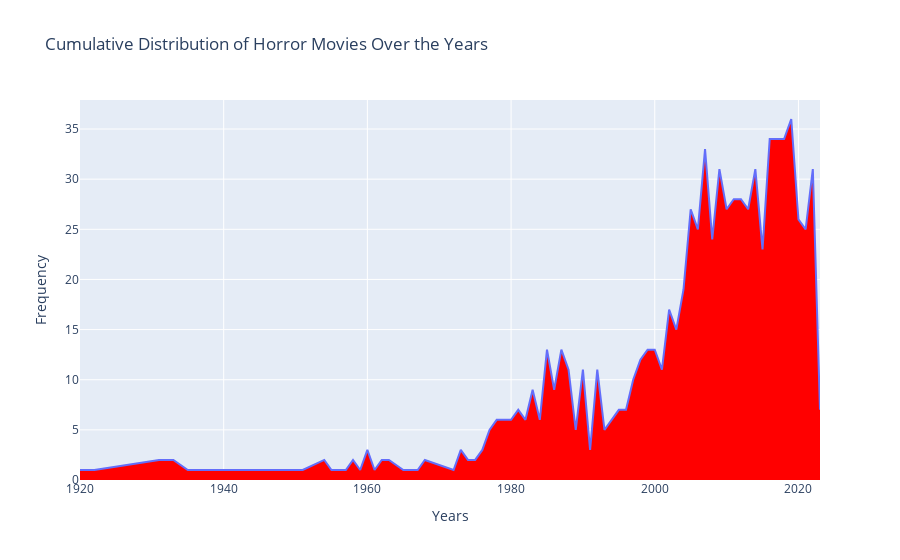

Write notebook code for a chart like this one.
### Code cell
import plotly.graph_objects as go

# Count the frequency of each movie year
year_counts = movies['Movie Year'].value_counts()

# Sort the movie years in ascending order
sorted_years = sorted(year_counts.index)

# Create the area chart
fig = go.Figure(data=[
    go.Scatter(x=sorted_years, y=year_counts[sorted_years], fill='tozeroy', fillcolor='red')
])

# Set labels and title
fig.update_layout(
    xaxis=dict(title='Years'),
    yaxis=dict(title='Frequency'),
    title='Cumulative Distribution of Horror Movies Over the Years',
)

# Display the plot
fig.show()

### Figure 1 — Plotly figure (JSON) as saved in the notebook; plotly's stock layout.template omitted (floating-point values rounded to 4 significant figures)
{"data": [{"fill": "tozeroy", "fillcolor": "red", "type": "scatter", "x": [1920, 1922, 1931, 1932, 1933, 1935, 1941, 1951, 1954, 1955, 1956, 1957, 1958, 1959, 1960, 1961, 1962, 1963, 1965, 1966, 1967, 1968, 1972, 1973, 1974, 1975, 1976, 1977, 1978, 1979, 1980, 1981, 1982, 1983, 1984, 1985, 1986, 1987, 1988, 1989, 1990, 1991, 1992, 1993, 1994, 1995, 1996, 1997, 1998, 1999, 2000, 2001, 2002, 2003, 2004, 2005, 2006, 2007, 2008, 2009, 2010, 2011, 2012, 2013, 2014, 2015, 2016, 2017, 2018, 2019, 2020, 2021, 2022, 2023], "y": [1, 1, 2, 2, 2, 1, 1, 1, 2, 1, 1, 1, 2, 1, 3, 1, 2, 2, 1, 1, 1, 2, 1, 3, 2, 2, 3, 5, 6, 6, 6, 7, 6, 9, 6, 13, 9, 13, 11, 5, 11, 3, 11, 5, 6, 7, 7, 10, 12, 13, 13, 11, 17, 15, 19, 27, 25, 33, 24, 31, 27, 28, 28, 27, 31, 23, 34, 34, 34, 36, 26, 25, 31, 7]}], "layout": {"title": {"text": "Cumulative Distribution of Horror Movies Over the Years"}, "xaxis": {"title": {"text": "Years"}}, "yaxis": {"title": {"text": "Frequency"}}}}
